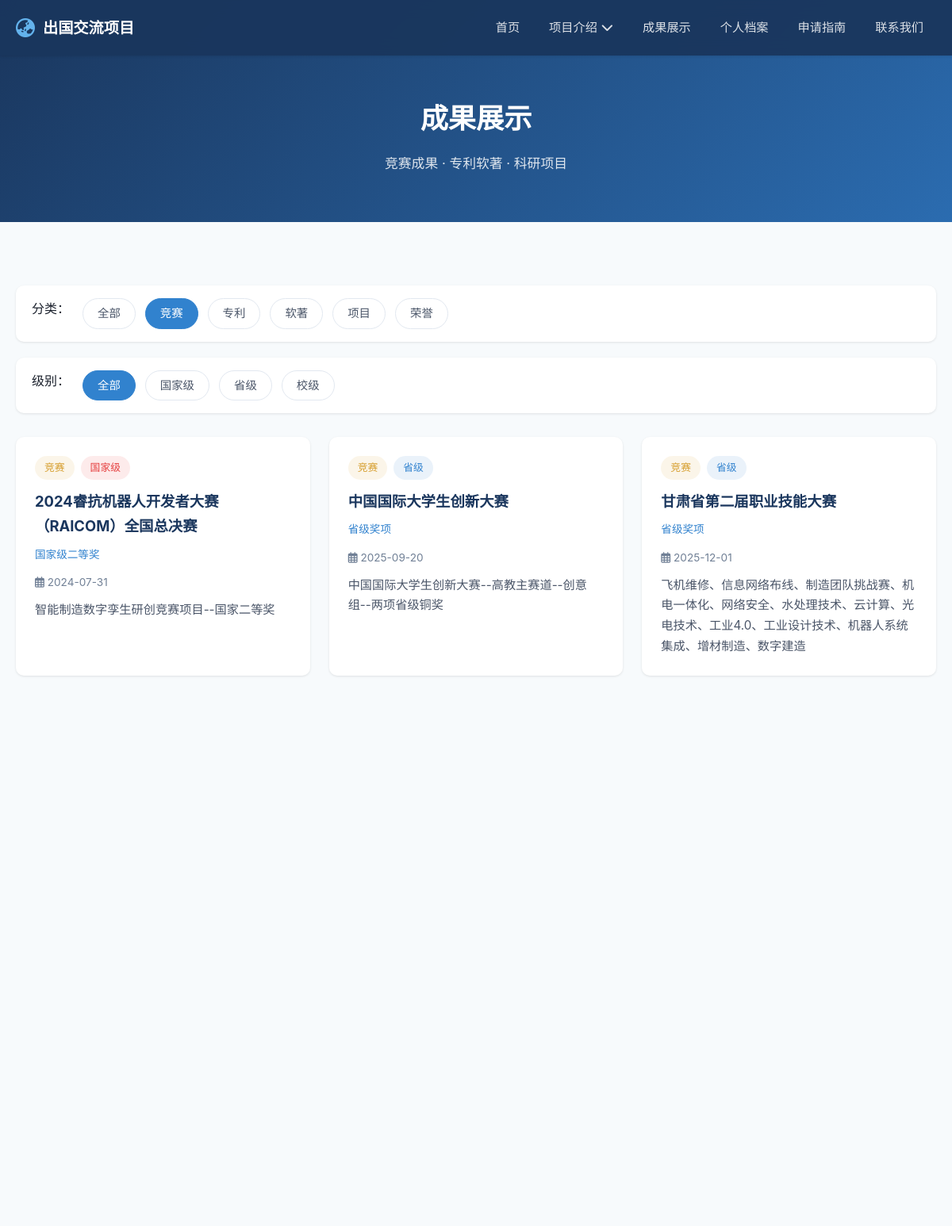
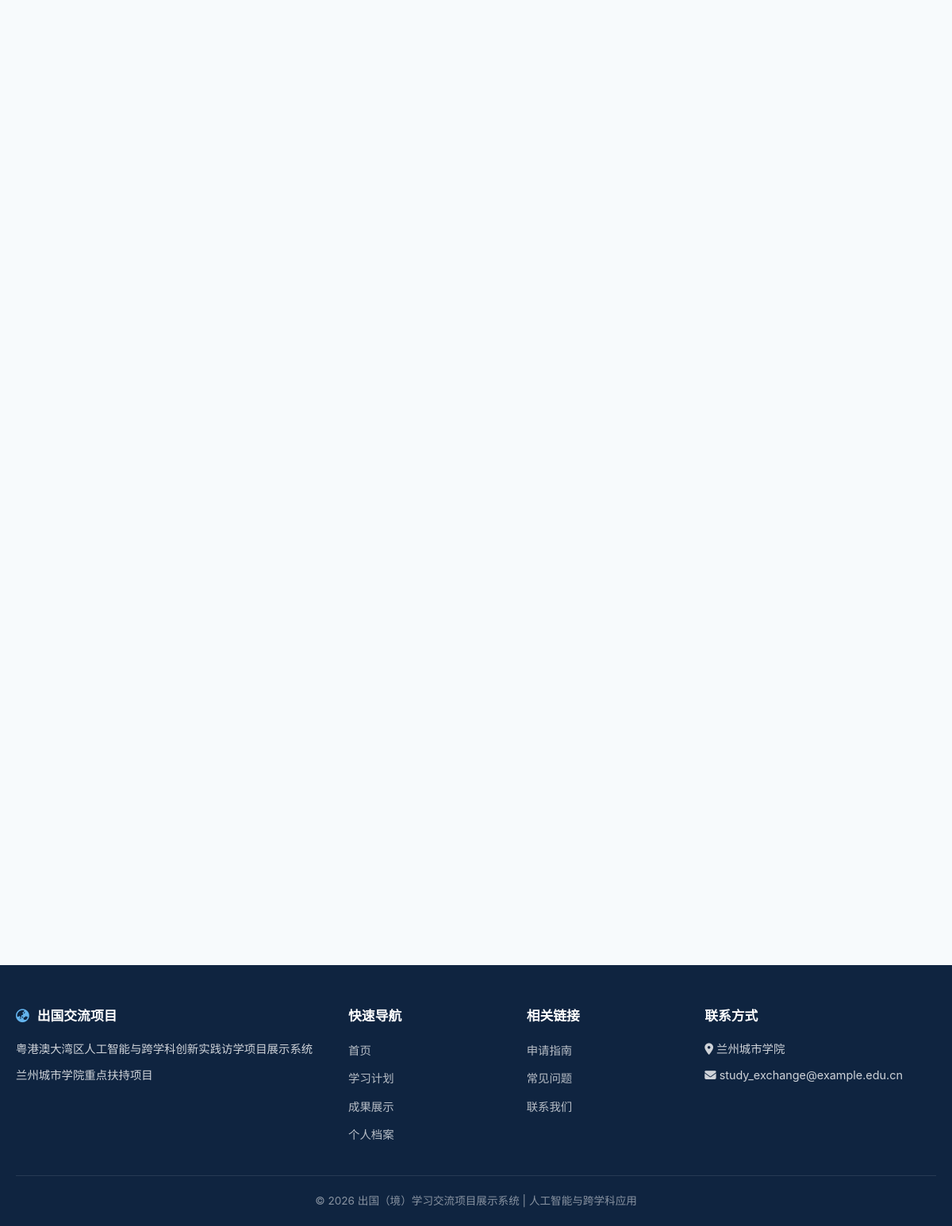
The page /achievement/?category=竞赛&level= on the database its author committed (2 pictures, top to bottom).
### app/models/models.py (models this page shows, shortened)
class Achievement(db.Model):
    __tablename__ = 'achievements'
    id = db.Column(db.Integer, primary_key=True)
    title = db.Column(db.String(200), nullable=False, comment='成果标题')
    description = db.Column(db.Text, comment='成果描述')
    category = db.Column(db.String(50), comment='成果类别：竞赛/专利/软著/论文/项目')
    level = db.Column(db.String(50), comment='级别：国家级/省级/校级')
    award = db.Column(db.String(200), comment='奖项/荣誉')
    date = db.Column(db.Date, comment='获得日期')
    image = db.Column(db.String(200), comment='成果图片')
    is_featured = db.Column(db.Boolean, default=False, comment='是否精选展示')
    created_at = db.Column(db.DateTime, default=datetime.now)

### app/routes/achievement.py (the view)
@achievement_bp.route('/')
def achievement_list():
    category = request.args.get('category', '')
    level = request.args.get('level', '')
    query = Achievement.query
    if category:
        query = query.filter_by(category=category)
    if level:
        query = query.filter_by(level=level)
    achievements = query.order_by(Achievement.created_at.desc()).all()
    categories = db.session.query(Achievement.category).distinct().all()
    levels = db.session.query(Achievement.level).distinct().all()
    return render_template('pages/achievement/list.html',
                           achievements=achievements,
                           categories=[c[0] for c in categories if c[0]],
                           levels=[l[0] for l in levels if l[0]],
                           current_category=category,
                           current_level=level)

### app/templates/pages/achievement/list.html (shortened to what this page needs)
{% extends "base.html" %}
{% block content %}
<div class="page-header">
    <div class="container">
        <h1>成果展示</h1>
        <p>竞赛成果 · 专利软著 · 科研项目</p>
    </div>
</div>
<section class="section">
    <div class="container">
        <div class="filter-bar">
            <span style="font-weight:500; color:var(--text-primary); margin-right:4px;">分类：</span>
            <a href="{{ url_for('achievement.achievement_list', category='', level=current_level) }}"
               class="filter-btn {% if not current_category %}active{% endif %}">全部</a>
            {% for cat in categories %}
            <a href="{{ url_for('achievement.achievement_list', category=cat, level=current_level) }}"
               class="filter-btn {% if current_category == cat %}active{% endif %}">{{ cat }}</a>
            {% endfor %}
        </div>
        <div class="filter-bar" style="margin-top:-10px;">
            <span style="font-weight:500; color:var(--text-primary); margin-right:4px;">级别：</span>
            <a href="{{ url_for('achievement.achievement_list', category=current_category, level='') }}"
               class="filter-btn {% if not current_level %}active{% endif %}">全部</a>
            <a href="{{ url_for('achievement.achievement_list', category=current_category, level='国家级') }}"
               class="filter-btn {% if current_level == '国家级' %}active{% endif %}">国家级</a>
            <a href="{{ url_for('achievement.achievement_list', category=current_category, level='省级') }}"
               class="filter-btn {% if current_level == '省级' %}active{% endif %}">省级</a>
            <a href="{{ url_for('achievement.achievement_list', category=current_category, level='校级') }}"
               class="filter-btn {% if current_level == '校级' %}active{% endif %}">校级</a>
        </div>
        <div class="card-grid">
            {% for item in achievements %}
            <a href="{{ url_for('achievement.achievement_detail', achievement_id=item.id) }}" class="card reveal" style="text-decoration:none; color:inherit;">
                <div class="card-body">
                    <div style="display:flex; gap:8px; margin-bottom:12px; flex-wrap:wrap;">
                        {% if item.category == '竞赛' %}
                        <span class="badge badge-competition">{{ item.category }}</span>
                        {% elif item.category == '专利' %}
                        <span class="badge badge-patent">{{ item.category }}</span>
                        {% elif item.category == '软著' %}
                        <span class="badge badge-patent">{{ item.category }}</span>
                        {% elif item.category == '荣誉' %}
                        <span class="badge badge-competition">{{ item.category }}</span>
                        {% else %}
                        <span class="badge">{{ item.category }}</span>
                        {% endif %}
                        {% if item.level == '国家级' %}
                        <span class="badge badge-national">{{ item.level }}</span>
                        {% elif item.level == '省级' %}
                        <span class="badge badge-provincial">{{ item.level }}</span>
                        {% elif item.level == '校级' %}
                        <span class="badge badge-school">{{ item.level }}</span>
                        {% endif %}
                    </div>
                    <h3>{{ item.title }}</h3>
                    {% if item.award %}
                    <p class="card-subtitle">{{ item.award }}</p>
                    {% endif %}
                    {% if item.date %}
                    <p style="font-size:0.85rem; color:var(--text-light); margin-bottom:10px;">
                        <i class="far fa-calendar-alt"></i> {{ item.date.strftime('%Y-%m-%d') }}
                    </p>
                    {% endif %}
                    {% if item.description %}
                    <p>{{ item.description[:100] }}{% if item.description|length > 100 %}...{% endif %}</p>
                    {% endif %}
                </div>
            </a>
            {% else %}
            <div style="text-align:center; padding:60px 20px; color:var(--text-light); grid-column:1/-1;">
                <i class="fas fa-trophy" style="font-size:3rem; margin-bottom:16px; display:block;"></i>
                <p>暂无相关成果</p>
            </div>
            {% endfor %}
        </div>
    </div>
</section>
{% endblock %}

### app/static/css/style.css (style rules this page uses)
:root { --primary: #1a365d; --primary-light: #2b6cb0; --primary-dark: #0f2440; --accent: #3182ce; --accent-light: #63b3ed; --success: #38a169; --warning: #d69e2e; --danger: #e53e3e; --text-primary: #1a202c; --text-secondary: #4a5568; --text-light: #718096; --bg-primary: #ffffff; --bg-secondary: #f7fafc; --bg-tertiary: #edf2f7; --border-color: #e2e8f0; --shadow-sm: 0 1px 3px rgba(0,0,0,0.1); --shadow-md: 0 4px 12px rgba(0,0,0,0.1); --shadow-lg: 0 10px 30px rgba(0,0,0,0.15); --radius-sm: 6px; --radius-md: 10px; --radius-lg: 16px; --transition: all 0.3s ease; --max-width: 1200px; }
*, *::before, *::after { margin: 0; padding: 0; box-sizing: border-box; }
html { scroll-behavior: smooth; font-size: 16px; }
body { font-family: 'Noto Sans SC', -apple-system, BlinkMacSystemFont, 'Segoe UI', sans-serif; color: var(--text-primary); background-color: var(--bg-secondary); line-height: 1.7; -webkit-font-smoothing: antialiased; }
a { color: var(--accent); text-decoration: none; transition: var(--transition); }
.container { max-width: var(--max-width); margin: 0 auto; padding: 0 20px; }
.section { padding: 80px 0; }
.card-grid { display: grid; grid-template-columns: repeat(auto-fill, minmax(320px, 1fr)); gap: 24px; }
.card { background: var(--bg-primary); border-radius: var(--radius-md); box-shadow: var(--shadow-sm); overflow: hidden; transition: var(--transition); }
.card-body { padding: 24px; }
.card-body h3 { font-size: 1.15rem; color: var(--primary); margin-bottom: 8px; }
.card-body .card-subtitle { font-size: 0.85rem; color: var(--accent); margin-bottom: 12px; font-weight: 500; }
.card-body p { color: var(--text-secondary); font-size: 0.95rem; line-height: 1.7; }
.badge { display: inline-block; padding: 4px 12px; border-radius: 50px; font-size: 0.8rem; font-weight: 500; }
.badge-national { background: rgba(229, 62, 62, 0.1); color: var(--danger); }
.badge-provincial { background: rgba(49, 130, 206, 0.1); color: var(--accent); }
.badge-competition { background: rgba(214, 158, 46, 0.1); color: var(--warning); }
.page-header { background: linear-gradient(135deg, var(--primary) 0%, var(--primary-light) 100%); color: #fff; padding: 120px 20px 60px; text-align: center; }
.page-header h1 { font-size: 2.2rem; font-weight: 700; margin-bottom: 12px; }
.page-header p { font-size: 1.05rem; opacity: 0.85; }
.filter-bar { display: flex; gap: 12px; flex-wrap: wrap; margin-bottom: 30px; padding: 16px 20px; background: var(--bg-primary); border-radius: var(--radius-md); box-shadow: var(--shadow-sm); }
.filter-btn { padding: 6px 18px; border: 1px solid var(--border-color); border-radius: 50px; background: var(--bg-primary); color: var(--text-secondary); font-size: 0.9rem; cursor: pointer; transition: var(--transition); }
.filter-btn:hover, .filter-btn.active { background: var(--accent); color: #fff; border-color: var(--accent); }
.reveal { opacity: 0; transform: translateY(30px); transition: opacity 0.6s ease, transform 0.6s ease; }
.reveal.visible { opacity: 1; transform: translateY(0); }

### rows shown on the page
Achievement: category "竞赛", level "国家级", title "2024睿抗机器人开发者大赛（RAICOM）全国总决赛", award "国家级二等奖", date "2024-07-31", description "智能制造数字孪生研创竞赛项目--国家二等奖"
Achievement: category "竞赛", level "省级", title "中国国际大学生创新大赛", award "省级奖项", date "2025-09-20", description "中国国际大学生创新大赛--高教主赛道--创意组--两项省级铜奖"
Achievement: category "竞赛", level "省级", title "甘肃省第二届职业技能大赛", award "省级奖项", date "2025-12-01", description "飞机维修、信息网络布线、制造团队挑战赛、机电一体化、网络安全、水处理技术、云计算、光电技术、工业4.0、工业设计技术、机器人系统集成、增材制造、数字建造"

### other values the page prints
{{ cat }} "竞赛" "专利" "软著" "项目" "荣誉"
